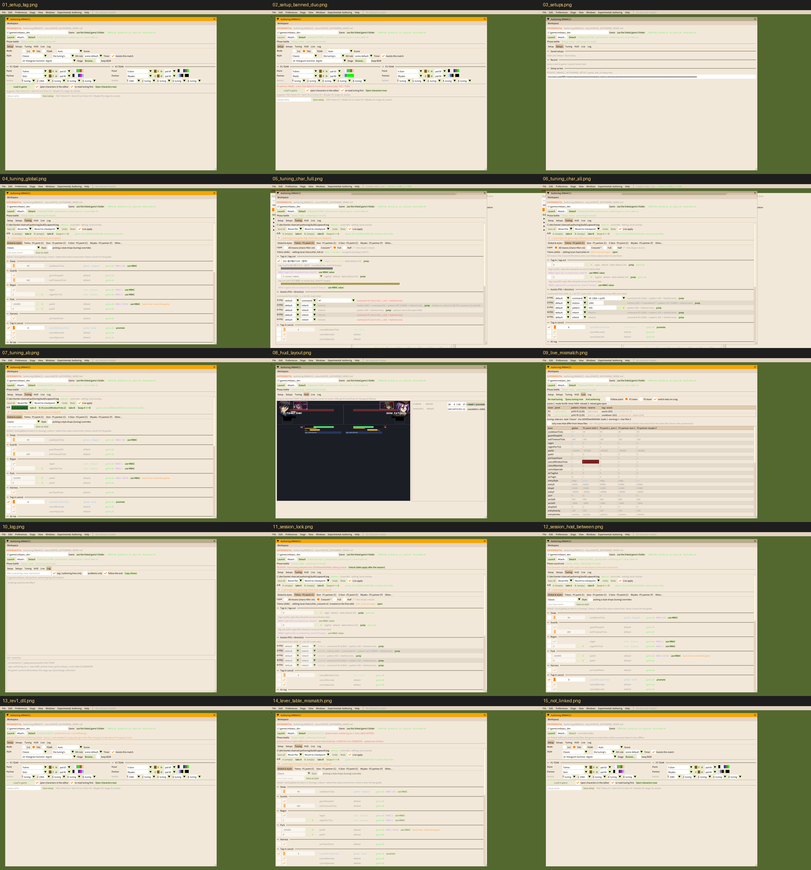
#> input picture Hantei_Docs/update_2026_09/authoring/authoring_sheet.png, 811 x 870 px, shrunk from 1920 x 2060 before the run
$ python stage_diff.py ../../Hantei_Docs/update_2026_09/authoring/authoring_sheet.png ../../Hantei_Docs/update_2026_09/authoring/authoring_sheet.png ../../Hantei_Docs/update_2026_09/authoring/authoring_sheet.png
#> lines starting #> are read from the running program, lines starting #| are printed output that depends on the picture
#!/usr/bin/env python3
"""Compare a game capture with a Hantei-chan render (tools/stage_capture).

    stage_diff.py <game.bmp|png> <hantei.png> <out_prefix> [--mask x0,y0,x1,y1 ...] [--label TEXT]

Writes <out_prefix>_triple.png (game | hantei | amplified |diff|) and prints metrics:
  mae      mean absolute error per channel (0..255)
  exact    % of pixels identical in all channels
  close    % of pixels within 8/255 in every channel (the "tiny filtering differences" budget)
  psnr     dB
Masked rectangles (e.g. the FPS counter) are excluded from every metric.
"""
import sys, json
from PIL import Image, ImageChops, ImageDraw
import numpy as np


def load(p):
    return np.asarray(Image.open(p).convert("RGB"), dtype=np.int16)


def main():
    a, b, out = sys.argv[1], sys.argv[2], sys.argv[3]
    masks, label = [], ""
    i = 4
    while i < len(sys.argv):
        if sys.argv[i] == "--mask":
            masks.append(tuple(int(v) for v in sys.argv[i + 1].split(","))); i += 2
        elif sys.argv[i] == "--label":
            label = sys.argv[i + 1]; i += 2
        else:
            i += 1
    A, B = load(a), load(b)
    if A.shape != B.shape:
        print(json.dumps({"error": f"size {A.shape} vs {B.shape}"})); return 2
    valid = np.ones(A.shape[:2], bool)
    for x0, y0, x1, y1 in masks:
        valid[y0:y1, x0:x1] = False
    D = np.abs(A - B)
#> D: shape (870, 811, 3) int16; every value is 0
    Dv = D[valid]
    mae = float(Dv.mean())
#> mae = 0
    exact = float((Dv.max(axis=1) == 0).mean() * 100)
#> exact = 100
    close = float((Dv.max(axis=1) <= 8).mean() * 100)
#> close = 100
    mse = float((Dv.astype(np.float64) ** 2).mean())
#> mse = 0
    psnr = 99.0 if mse == 0 else float(10 * np.log10(255 * 255 / mse))
#> psnr = 99
    amp = np.clip(D * 4, 0, 255).astype(np.uint8)
#> amp: shape (870, 811, 3); every value is 0
    amp[~valid] = (40, 0, 40)
    h, w = A.shape[:2]
#> h = 870; w = 811
    tri = Image.new("RGB", (w * 3, h + 18), (0, 0, 0))
#> tri: PIL image 2433x888 RGB; every value is 0
    tri.paste(Image.fromarray(A.astype(np.uint8)), (0, 18))
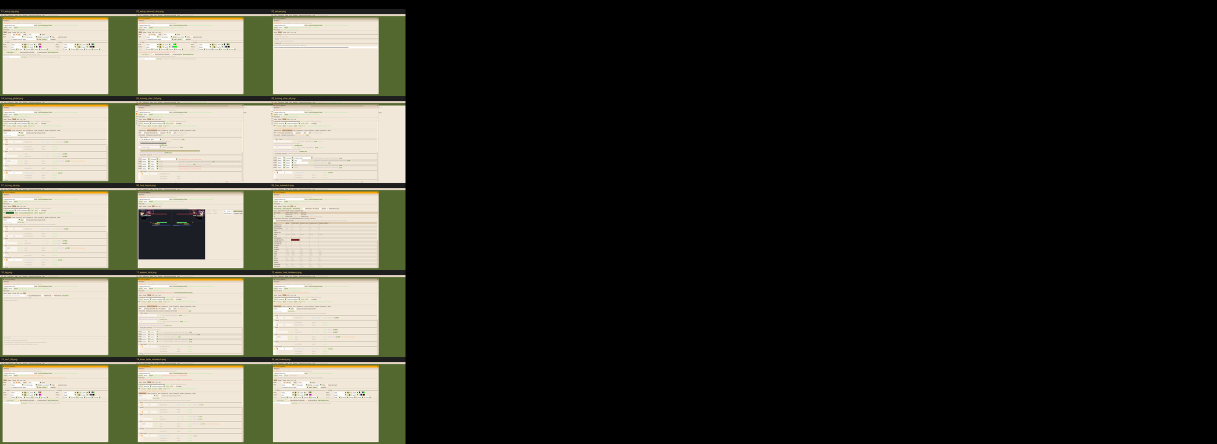
#> tri: PIL image 2433x888 RGB (shown at 1/2 size); mean R, G, B 61.9, 60.8, 52.9
    tri.paste(Image.fromarray(B.astype(np.uint8)), (w, 18))
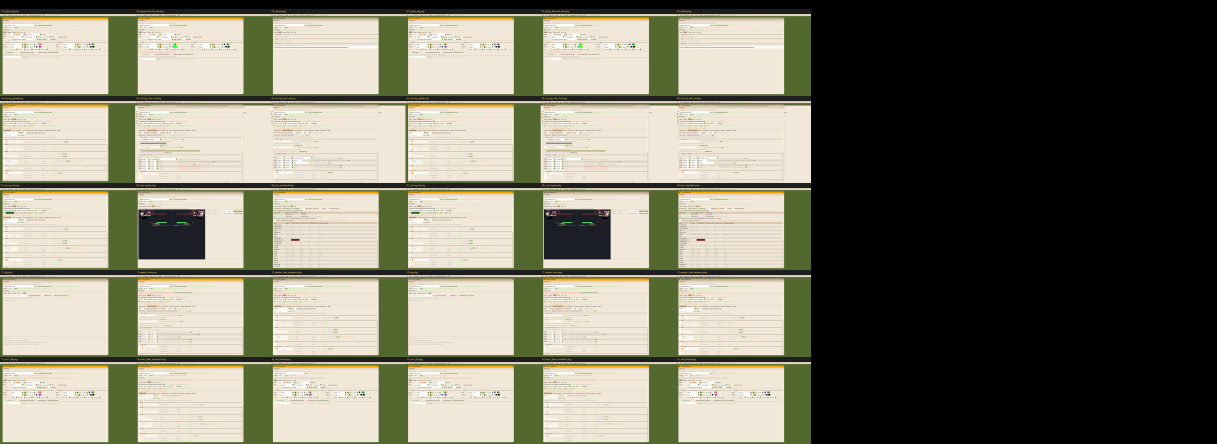
#> tri: PIL image 2433x888 RGB (shown at 1/2 size); mean R, G, B 123.9, 121.7, 105.9
    tri.paste(Image.fromarray(amp), (w * 2, 18))
    d = ImageDraw.Draw(tri)
    d.text((4, 3), "GAME " + label, fill=(255, 255, 0))
    d.text((w + 4, 3), "HANTEI-CHAN", fill=(0, 255, 255))
    d.text((2 * w + 4, 3), f"|diff|x4  mae={mae:.2f} exact={exact:.1f}% close={close:.1f}% psnr={psnr:.1f}", fill=(255, 128, 128))
    tri.save(out + "_triple.png")
    print(json.dumps({"mae": round(mae, 3), "exact": round(exact, 2), "close": round(close, 2), "psnr": round(psnr, 2)}))
#| {"mae": 0.0, "exact": 100.0, "close": 100.0, "psnr": 99.0}
    return 0


if __name__ == "__main__":
    sys.exit(main())
#> (the program exits here)
